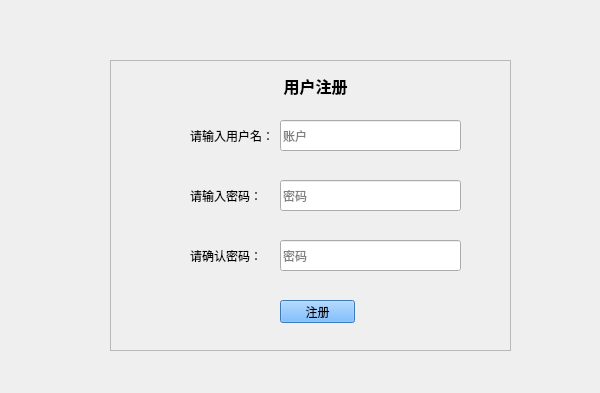
<?xml version="1.0" encoding="UTF-8"?>
<ui version="4.0">
 <class>RegisterPage</class>
 <widget class="QMainWindow" name="RegisterPage">
  <property name="geometry">
   <rect>
    <x>0</x>
    <y>0</y>
    <width>600</width>
    <height>393</height>
   </rect>
  </property>
  <property name="minimumSize">
   <size>
    <width>600</width>
    <height>393</height>
   </size>
  </property>
  <property name="maximumSize">
   <size>
    <width>600</width>
    <height>393</height>
   </size>
  </property>
  <property name="windowTitle">
   <string>用户注册</string>
  </property>
  <property name="styleSheet">
   <string notr="true">#RegisterPage{
		border-image: url(:/register/images/background.bmp);
}</string>
  </property>
  <property name="tabShape">
   <enum>QTabWidget::Rounded</enum>
  </property>
  <widget class="QWidget" name="centralWidget">
   <widget class="QFrame" name="frame">
    <property name="geometry">
     <rect>
      <x>110</x>
      <y>60</y>
      <width>401</width>
      <height>291</height>
     </rect>
    </property>
    <property name="styleSheet">
     <string notr="true"/>
    </property>
    <property name="frameShape">
     <enum>QFrame::StyledPanel</enum>
    </property>
    <property name="frameShadow">
     <enum>QFrame::Raised</enum>
    </property>
    <widget class="QLineEdit" name="Account">
     <property name="geometry">
      <rect>
       <x>170</x>
       <y>60</y>
       <width>181</width>
       <height>31</height>
      </rect>
     </property>
     <property name="font">
      <font>
       <family>Times New Roman</family>
      </font>
     </property>
     <property name="placeholderText">
      <string>账户</string>
     </property>
    </widget>
    <widget class="QLineEdit" name="Register_Password">
     <property name="geometry">
      <rect>
       <x>170</x>
       <y>120</y>
       <width>181</width>
       <height>31</height>
      </rect>
     </property>
     <property name="font">
      <font>
       <family>Times New Roman</family>
      </font>
     </property>
     <property name="contextMenuPolicy">
      <enum>Qt::ActionsContextMenu</enum>
     </property>
     <property name="echoMode">
      <enum>QLineEdit::Password</enum>
     </property>
     <property name="placeholderText">
      <string>密码</string>
     </property>
    </widget>
    <widget class="QLabel" name="Title">
     <property name="geometry">
      <rect>
       <x>110</x>
       <y>10</y>
       <width>191</width>
       <height>31</height>
      </rect>
     </property>
     <property name="font">
      <font>
       <pointsize>12</pointsize>
       <weight>75</weight>
       <bold>true</bold>
      </font>
     </property>
     <property name="text">
      <string>用户注册</string>
     </property>
     <property name="alignment">
      <set>Qt::AlignCenter</set>
     </property>
    </widget>
    <widget class="QPushButton" name="Register">
     <property name="geometry">
      <rect>
       <x>170</x>
       <y>240</y>
       <width>75</width>
       <height>23</height>
      </rect>
     </property>
     <property name="styleSheet">
      <string notr="true">background-color: rgb(85, 170, 255);</string>
     </property>
     <property name="text">
      <string>注册</string>
     </property>
    </widget>
    <widget class="QLabel" name="Acct_label">
     <property name="geometry">
      <rect>
       <x>80</x>
       <y>60</y>
       <width>91</width>
       <height>31</height>
      </rect>
     </property>
     <property name="text">
      <string>请输入用户名：</string>
     </property>
    </widget>
    <widget class="QLabel" name="Pswd_label">
     <property name="geometry">
      <rect>
       <x>80</x>
       <y>120</y>
       <width>91</width>
       <height>31</height>
      </rect>
     </property>
     <property name="text">
      <string>请输入密码：</string>
     </property>
    </widget>
    <widget class="QLineEdit" name="Register_Password1">
     <property name="geometry">
      <rect>
       <x>170</x>
       <y>180</y>
       <width>181</width>
       <height>31</height>
      </rect>
     </property>
     <property name="font">
      <font>
       <family>Times New Roman</family>
      </font>
     </property>
     <property name="contextMenuPolicy">
      <enum>Qt::ActionsContextMenu</enum>
     </property>
     <property name="echoMode">
      <enum>QLineEdit::Password</enum>
     </property>
     <property name="placeholderText">
      <string>密码</string>
     </property>
    </widget>
    <widget class="QLabel" name="Pswd1_label">
     <property name="geometry">
      <rect>
       <x>80</x>
       <y>180</y>
       <width>91</width>
       <height>31</height>
      </rect>
     </property>
     <property name="text">
      <string>请确认密码：</string>
     </property>
    </widget>
   </widget>
  </widget>
 </widget>
 <resources>
  <include location="../pic.qrc"/>
 </resources>
 <connections/>
</ui>
